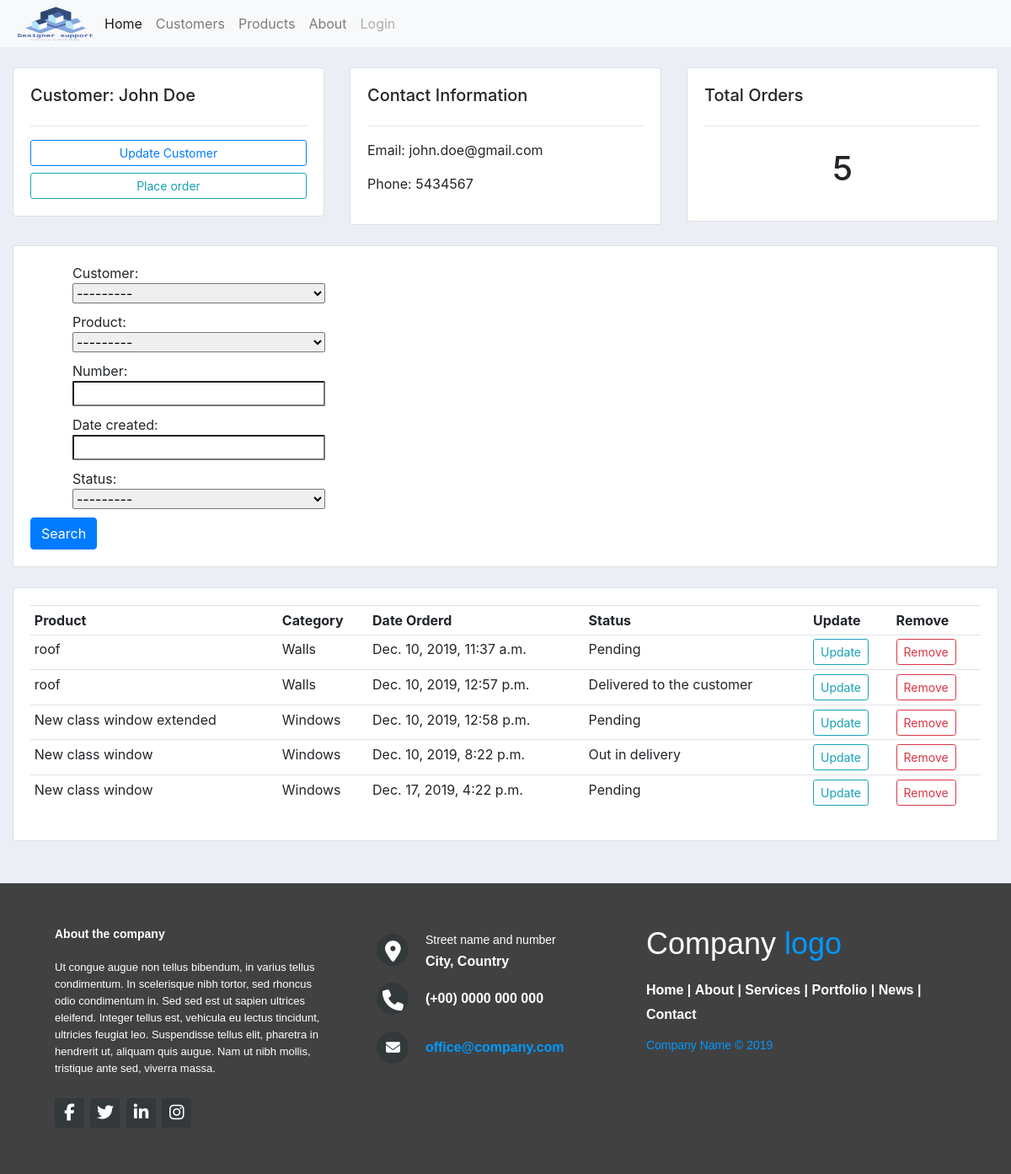
Screenshot of /customers/1/ with the database file from the repository.
### accounts/models.py (models this page shows, shortened)
class Customer(models.Model):
    name = models.CharField(max_length=200)
    phone = models.CharField(max_length=200, null=True)
    email = models.CharField(max_length=200,unique=True)
    date_created = models.DateTimeField(auto_now_add=True)
    def __str__(self):
        return f'Customer: {self.name}'

class Order(models.Model):
    customer = models.ForeignKey(Customer,null=True, on_delete=models.SET_NULL)
    product = models.ForeignKey(Product,null=True, on_delete=models.SET_NULL)
    STATUS = (
        ('PENDING', 'Pending'),
        ('UNDER_DELIVERY','Out in delivery'),
        ('DELIVERED', 'Delivered to the customer')
    )
    number = models.CharField(max_length=200)
    date_created = models.DateTimeField(auto_now_add=True)
    status = models.CharField(max_length=20, null=True, choices=STATUS)
    def status_value(self):
        for s in self.STATUS:
            if s[0] == self.status:
                return s[1]
        return None

class Product(models.Model):
    CATEGORY = (
        ('CAT1', 'Windows'),
        ('CAT2', 'Doors'),
        ('CAT3', 'Walls'),
    )
    name = models.CharField(max_length=200)
    price = models.FloatField()
    category = models.CharField(max_length=20, null=True, choices=CATEGORY)
    description = models.TextField(max_length=4000, null=True)
    date_created = models.DateTimeField(auto_now_add=True)
    tags = models.ManyToManyField(Tag)
    def cat_value(self):
        for c in self.CATEGORY:
            if c[0] == self.category:
                return c[1]
        return None
    def __str__(self):
        return f'Product name: {self.name}'

### accounts/views.py (the view)
# urls.py: path('customers/<str:pk>/', views.accounts, name='customer'),
def accounts(request, pk):
    customer = Customer.objects.get(id=pk)
    orders = customer.order_set.all()
    o_l = len(orders)
    order_filter = OrderFilter(request.GET,queryset=orders)
    orders = order_filter.qs
    context = {'customer':customer, 'orders':orders, 'o_l':o_l, 'order_filter':order_filter}
    return render(request,'accounts/customers.html', context)

### accounts/templates/accounts/customers.html
{% extends "accounts/index.html" %}
{% block content %}
<br>
<div class="row">
	<div class="col-md">
		<div class="card card-body">
			<h5>Customer: {{customer.name}}</h5>
			<hr>
			<a class="btn btn-outline-primary  btn-sm btn-block" href="">Update Customer</a>
			<a class="btn btn-outline-info  btn-sm btn-block" href="{% url 'customer_orders' customer.id %}">Place order</a>
		</div>
	</div>
	<div class="col-md">
		<div class="card card-body">
			<h5>Contact Information</h5>
			<hr>
			<p>Email: <span>{{customer.email}}</span></p>
			<p>Phone: <span>{{customer.phone}}</span></p>
		</div>
	</div>
	<div class="col-md">
		<div class="card card-body">
			<h5>Total Orders</h5>
			<hr>
			<h1 style="text-align: center;padding: 10px">{{o_l}}</h1>
		</div>
	</div>
</div>
<br>
<div class="row">
	<div class="col">
		<div class="card card-body">
			<form method="get">
				{{ order_filter.form }}
		    <button class="btn btn-primary" type="submit">Search</button>
		  </form>
		</div>
	</div>
</div>
<br>
<div class="row">
	<div class="col-md">
		<div class="card card-body">
			<table class="table table-sm">
				<tr>
					<th>Product</th>
					<th>Category</th>
					<th>Date Orderd</th>
					<th>Status</th>
					<th>Update</th>
					<th>Remove</th>
                </tr>
                {% for o in orders %}
                    <tr>
                        <td>{{ o.product.name}}</td>
                        <td>{{ o.product.cat_value}}</td>
                        <td>{{ o.date_created}}</td>
                        <td>{{ o.status_value }}</td>
                        <td><a href="{% url 'upd_order' o.id %}" class="btn btn-sm btn-outline-info">Update</a></td>
                        <td><a href="{% url 'del_order' o.id %}" class="btn btn-sm btn-outline-danger">Remove</a></td>
				</tr>
                {% endfor %}
			</table>
		</div>
	</div>
</div>
{% endblock content %}

### static/css/main.css (style rules this page uses)
body { background-color: #ebeff5; }
form label { display: block; margin-left: 50px; margin-bottom: 0px; }
form select, input { display: block; width:300px; border-radius: 2px; margin-left: 50px; margin-bottom: 10px; }

### rows the page displays
Customer: name "John Doe", email "john.doe@gmail.com", phone "5434567"
Order: product.name "roof", product.cat_value "Walls", date_created "Dec. 10, 2019, 11:37 a.m.", status_value "Pending"
Order: product.name "roof", product.cat_value "Walls", date_created "Dec. 10, 2019, 12:57 p.m.", status_value "Delivered to the customer"
Order: product.name "New class window extended", product.cat_value "Windows", date_created "Dec. 10, 2019, 12:58 p.m.", status_value "Pending"
Order: product.name "New class window", product.cat_value "Windows", date_created "Dec. 10, 2019, 8:22 p.m.", status_value "Out in delivery"
Order: product.name "New class window", product.cat_value "Windows", date_created "Dec. 17, 2019, 4:22 p.m.", status_value "Pending"

### other values shown
{{ o_l }} "5"
